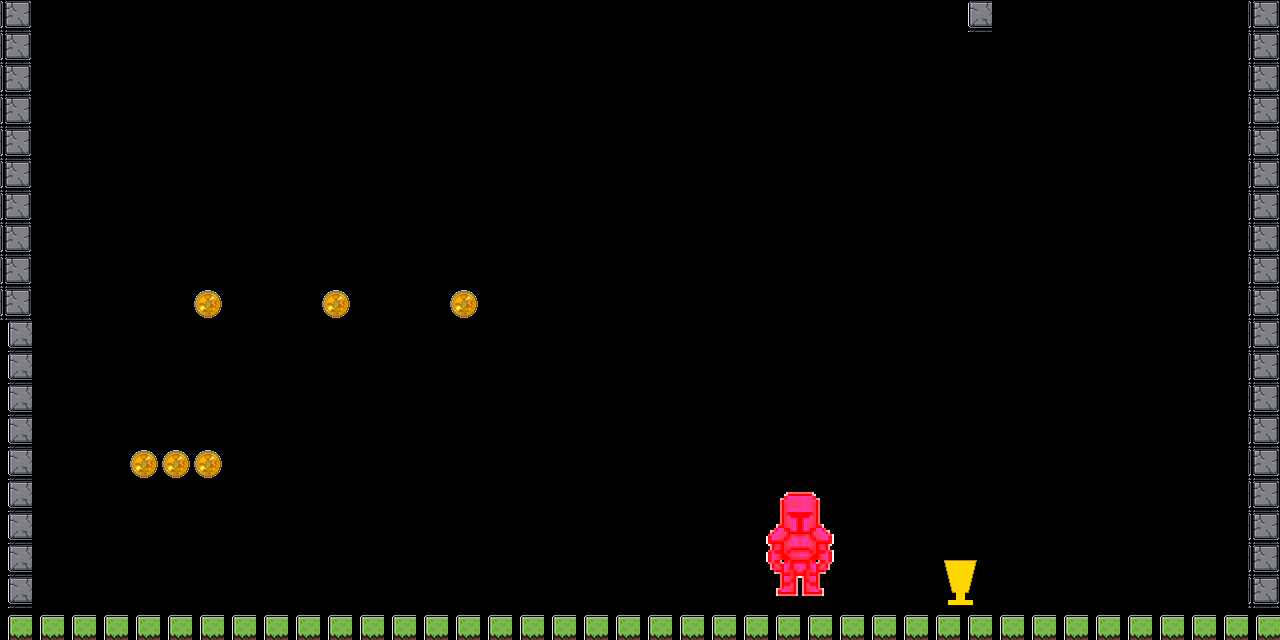

This game map was drawn from its Tiled (.tmx) file and the tilesets committed beside it. A one-line description and the trimmed map source follow:
An orthogonal 40x20 tile map with 32x32 px tiles, 6 tile layers (Platforms, Coins, Hazards, enemy, ...), 6 tilesets.

<map version="1.10" tiledversion="1.11.2" orientation="orthogonal" renderorder="right-down" width="40" height="20" tilewidth="32" tileheight="32" infinite="0" nextlayerid="7" nextobjectid="1">
 <tileset firstgid="1" name="tileset" tilewidth="32" tileheight="32" tilecount="16" columns="4">
  <image source="../assets/images/tileset.png" width="128" height="128" />
 </tileset>
 <tileset firstgid="17" name="coin" tilewidth="32" tileheight="32" tilecount="1" columns="1">
  <image source="../assets/images/coin.png" width="32" height="32" />
 </tileset>
 <tileset firstgid="18" name="spikes" tilewidth="32" tileheight="32" tilecount="1" columns="1">
  <image source="../assets/images/spikes.png" width="32" height="32" />
 </tileset>
 <tileset firstgid="19" name="enemy" tilewidth="64" tileheight="64" tilecount="1" columns="1">
  <image source="../assets/images/enemy.png" width="64" height="64" />
 </tileset>
 <tileset firstgid="20" name="goal" tilewidth="64" tileheight="64" tilecount="1" columns="1">
  <image source="../assets/images/trophy.png" width="64" height="64" />
 </tileset>
 <tileset firstgid="21" name="boss" tilewidth="128" tileheight="128" tilecount="1" columns="1">
  <image source="../assets/images/boss.png" width="128" height="128" />
 </tileset>
 <layer id="1" name="Platforms" width="40" height="20">
  <data>[800 cells, 79 non-empty, 3 distinct tile ids]</data>
 </layer>
 <layer id="2" name="Coins" width="40" height="20">
  <data>[800 cells, 6 non-empty, 1 distinct tile ids]</data>
 </layer>
 <layer id="3" name="Hazards" width="40" height="20">
  <data>[800 cells, 0 non-empty, 0 distinct tile ids]</data>
 </layer>
 <layer id="4" name="enemy" width="40" height="20">
  <data>[800 cells, 0 non-empty, 0 distinct tile ids]</data>
 </layer>
 <layer id="5" name="goal" width="40" height="20">
  <data>[800 cells, 1 non-empty, 1 distinct tile ids]</data>
 </layer>
 <layer id="6" name="boss" width="40" height="20">
  <data>[800 cells, 1 non-empty, 1 distinct tile ids]</data>
 </layer>
</map>